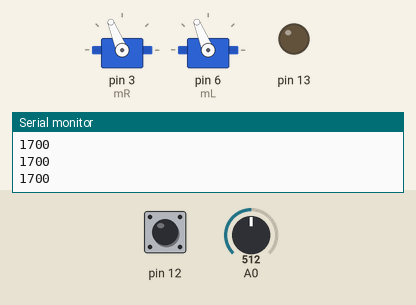
Simulated run of this sketch. Board: Arduino Uno, built with avr-gcc and run on an emulated ATmega328P. Parts: 2 × servo, output pins drawn as LEDs (lit = HIGH), the last lines printed to the serial monitor. The inputs (shaded band) are chosen by the test bench; at power-on: pin 12 HIGH, A0 = 512.

Above: at 5.8 s.
5.9 s: pin 12 driven LOW
At 6.6 s:
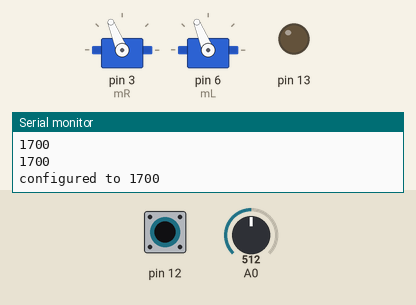
7.5 s: pin 12 driven HIGH
At 9.2 s:
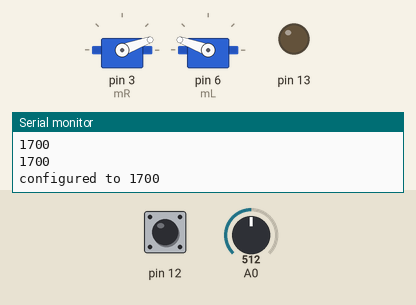
10.5 s: pin 12 pulsed LOW 2 times (0.12 s each, 0.3 s apart)
At 15.4 s:
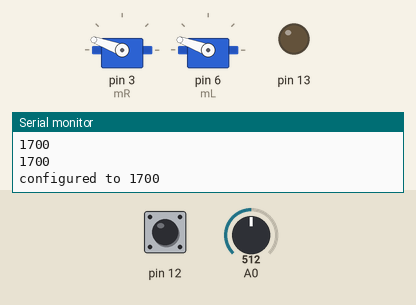
Timing chart, 0 to 23.0 s (numbered marks = the images above; inputs shaded):
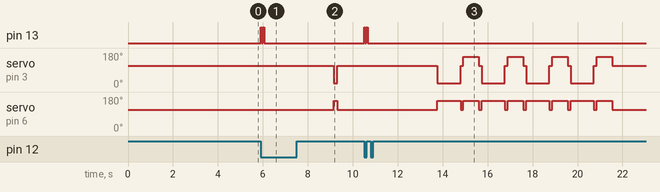

Measured:
- after the input at 5.9 s, pin 13: alternates HIGH for 0.05 s and LOW for 0.05 s, 4 changes in all, then stays LOW, starting at once
- after the input at 7.5 s, pin 13: stops changing and stays LOW
- after the input at 10.5 s, pin 13: alternates HIGH for 0.05 s and LOW for 0.05 s, 4 changes in all, then stays LOW, starting at once; servo on pin 3 (mR): 112° → 20° after 3.3 s, then repeats every 2.0 s: 112° 0.12 s, 160° 0.70 s, 112° 0.12 s, 20° 1.0 s

The sketch:

_140518_Robot.ino
```cpp
/*
Objective: robot code. eventually will
run independent of computer.

main command: wait 4 seconds, rotate in a circle.

*/

#include <Servo.h>
Servo mL;
Servo mR;


// System Variables
float WheelDiam=65; //mm
float Spacing=152; //mm
int ZeroPoint=1710; //"degrees" or "ms"

int button=0;

int rotateDelay=1190;
int moveDelay=1000;

void setup(){
	Serial.begin(9600);
	delay(5000);
	pinMode(12,INPUT);
	pinMode(13,OUTPUT);
	digitalWrite(13,LOW);

	Serial.println("starting...");

	mR.attach(3);
	mR.write(ZeroPoint);
	mL.attach(6);
	mL.write(ZeroPoint);

	//want to truly zero out the zero point

	while(digitalRead(12)==HIGH){
		ZeroPoint=constrain(map(analogRead(0),0,1023,1650,1750),1650,1750);
		mL.write(ZeroPoint);
		mR.write(ZeroPoint);
		Serial.println(ZeroPoint);
		delay(10);
	}
	blink();
	Serial.print("configured to ");
	Serial.println(ZeroPoint);


	delay(3000);
	MoveTo(30);


} //setup

void loop(){

	if(digitalRead(12)==LOW){
		blink();
		delay(3000);
		int dist=200;
		MoveTo(dist);delay(20);
		RotateTo(90);delay(20);
		MoveTo(dist);delay(20);
		RotateTo(90);delay(20);
		MoveTo(dist);delay(20);
		RotateTo(90);delay(20);
		MoveTo(dist);delay(20);
		RotateTo(90);delay(20);
	}


	while(Serial.available()>0){
	int a=Serial.parseInt();
	float b=Serial.parseFloat();
	if(a==1){
		//rotate
		Serial.print("rotating ");
		Serial.print(b);
		Serial.println(" degrees");
		RotateTo(b);
	}


	else if(a==2){
		//translate
		Serial.print("moving ");
		Serial.print(b);
		Serial.println(" mm");
		MoveTo(b);
	}


	else if(a==3){
		Serial.print("Setting ZP to ");
		Serial.println(int(b));
		ZeroPoint=int(b);
		mL.write(ZeroPoint);
		mR.write(ZeroPoint);
	}

	else if(a==4){
		Serial.print("Current ZP is ");
		Serial.println(ZeroPoint);
	}
	else Serial.println("error");

	}//command loop

delay(10);
}//main loop


void RotateTo(float inputAngle){
	// n1*A=n2*B. if u wanna rotate n1=360,
	// wheels gotta rotate n2=n1*A/B degrees
	float WheelAngle=inputAngle*Spacing/WheelDiam;

	//stop possible movement
	mL.write(ZeroPoint);
	mR.write(ZeroPoint);
	delay(100);

	//for x ms, rotate in this direction
	mL.write(90+70*posneg(WheelAngle));
	mR.write(90+70*posneg(WheelAngle));
	for(int i=0;i<abs(WheelAngle)/360*1000;i++) delayMicroseconds(rotateDelay);
	//stop moving
	mL.write(ZeroPoint);
	mR.write(ZeroPoint);
}


void MoveTo(float distance){
	//take in wheel diam and desired distance, get angle to move.

	//take in relative angle position
	// command, then move to that spot

	float angle=distance*2/WheelDiam*180/3.14159;
	angle=int(angle);

	//stop possible movement
	mL.write(ZeroPoint);
	mR.write(ZeroPoint);
	delay(100);

	//for x ms, rotate in this direction
	mL.write(90+70*posneg(angle));
	mR.write(90-70*posneg(angle));
	for(int i=0;i<abs(angle)/360*1000;i++) delayMicroseconds(1050);
	//stop moving
	mL.write(ZeroPoint);
	mR.write(ZeroPoint);
}


void tab(){
	Serial.print("\t");
}

int posneg(float var){
	if(var<0) return -1;
	else if(var>0) return 1;
	else return 0;
}


void blink(){
	digitalWrite(13,HIGH);
	delay(50);
	digitalWrite(13,LOW);
	delay(50);
	digitalWrite(13,HIGH);
	delay(50);
	digitalWrite(13,LOW);
}
```
